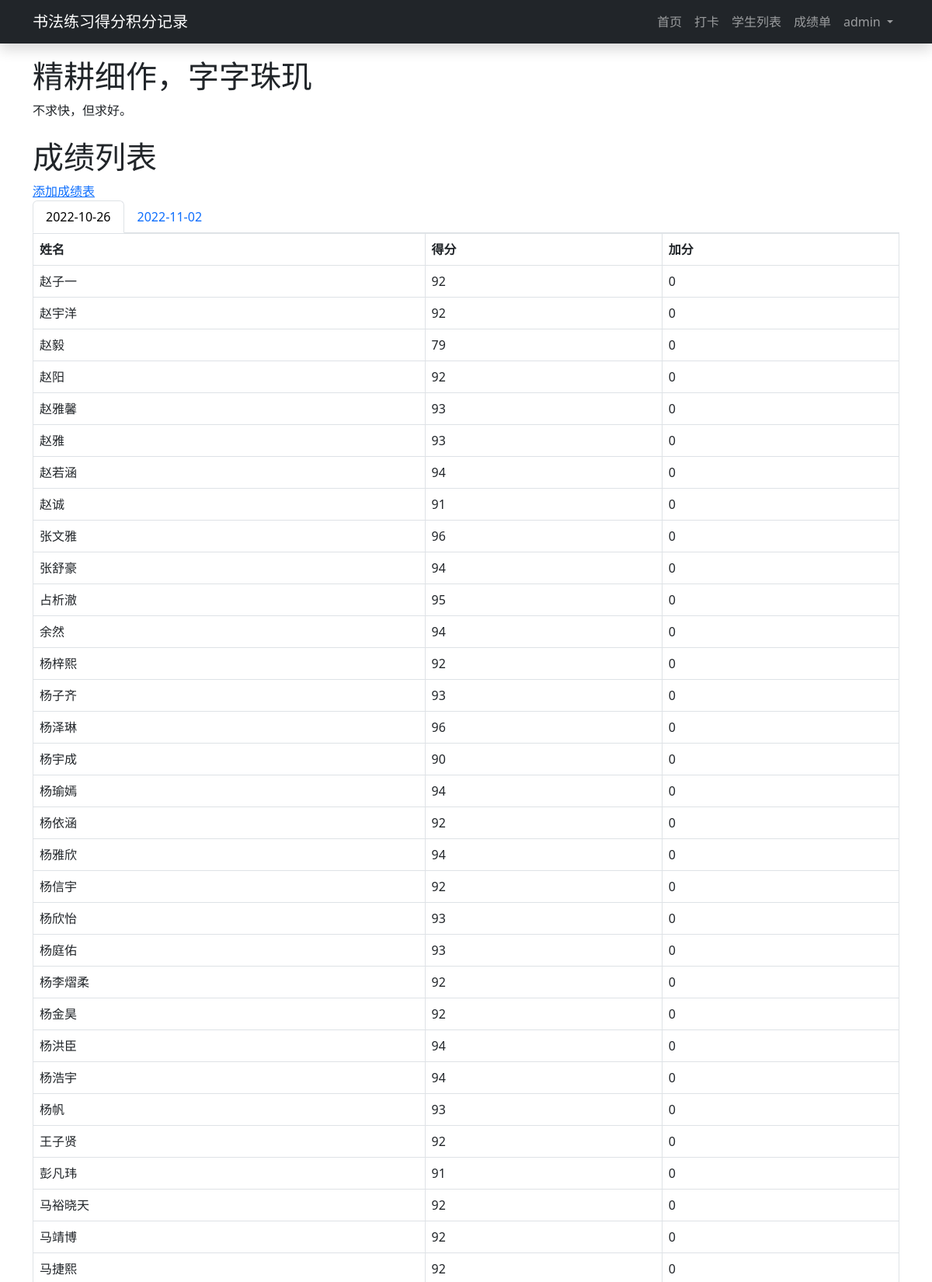
/score/ (signed in, upper part), run on the app's committed database.
### myapp/models.py (models this page shows, shortened)
class Score(models.Model):
    student = models.ForeignKey(Student, on_delete=models.CASCADE)
    score = models.IntegerField(null=True)
    add_score = models.IntegerField(default=0,null=True)  # 添加一个新的字段
    date = models.DateField()

class Student(models.Model):
    student_id = models.AutoField(primary_key=True)
    name = models.CharField(max_length=100)
    sex = models.CharField(max_length=10)
    age = models.IntegerField()
    Classes = models.ForeignKey(Classes, on_delete=models.CASCADE)
    user = models.ManyToManyField(User,through='StudentUser')
    last_checkin_date = models.DateField(null=True, blank=True)

### myapp/views.py (the view)
# urls.py: path('score/', score_list, name='score_list'), # 更新 score_list 路由
def score_list(request):
    scores = Score.objects.order_by('date').values('date').distinct()
    print(scores)
    score_list = {}
    for score in scores:
        date = score['date']
        score_list[date] = Score.objects.filter(date=date)
    return render(request, 'score_list.html', {'scores': score_list})

### myapp/templates/score_list.html (shortened to what this page needs)
{% extends 'base.html' %}
{% block content %}
  <h1>成绩列表</h1>
  <a href="{% url 'add_score' %}">添加成绩表</a>
  <ul class="nav nav-tabs">
    {% for date, score_list in scores.items %}
        <li class="nav-item">
            <a class="nav-link{% if forloop.first %} active{% endif %}" data-toggle="tab" href="#{{ date|date:'Y-m-d' }}">{{ date|date:'Y-m-d' }}</a>
        </li>
    {% endfor %}
</ul>
  <div class="tab-content">
    {% for date, score_list in scores.items %}
        <div class="tab-pane{% if forloop.first %} active{% endif %}" id="{{ date|date:'Y-m-d'  }}">
            <table class="table table-bordered">
                <thead>
                    <tr>
                        <th>姓名</th>
                        <th>得分</th>
                        <th>加分</th>
                    </tr>
                </thead>
                <tbody>
                    {% for score in score_list %}
                        <tr>
                            <td>{{ score.student.name }}</td>
                            <td>{{ score.score }}</td>
                            <td>{{ score.add_score }}</td>
                        </tr>
                    {% endfor %}
                </tbody>
            </table>
        </div>
    {% endfor %}
</div>
{% endblock %}

### myapp/templates/base.html (shortened to what this page needs)
<!DOCTYPE html>
<html lang="zh-CN">
<head>
    <script>{% load static %}</script>
    <link href="https://cdn.jsdelivr.net/npm/bootstrap@5.3.0-alpha3/dist/css/bootstrap.min.css" rel="stylesheet">
</head>
<body>
    <nav class="navbar navbar-expand-md navbar-dark bg-dark shadow">
        <div class="container">
        <a class="navbar-brand" href="/">书法练习得分积分记录</a>
        <div class="collapse navbar-collapse" id="navbarNav">
            <ul class="navbar-nav ms-auto">
                <li class="nav-item">
                    <a class="nav-link" href="/">首页</a>
                </li>
                <li class="nav-item active">
                    <a class="nav-link" href="{% url 'checkin' %}">打卡</a>
                </li>
                <li class="nav-item active">
                    <a class="nav-link" href="{% url 'student_list' %}">学生列表</a>
                </li>
                <li class="nav-item">
                    <a class="nav-link" href="{% url 'score_list' %}">成绩单</a>
                </li>
               {% if user.is_authenticated %}
                <li class="nav-item dropdown">
                    <a class="nav-link dropdown-toggle" href="#" id="navbarDropdown" role="button" data-bs-toggle="dropdown" aria-expanded="false">
                        {{ user.username }}
                    </a>
                </li>
    {% endif %}
            </ul>
        </div>
    </div>
    </nav>
    <div class="container mt-4">
        <h1>精耕细作，字字珠玑</h1>
        <p>不求快，但求好。 </p>
        </div>
        <div class="container mt-4">
            {% block content %}
            {% endblock %}
        </div>
</body>
</html>

### myapp/templates/base.html (style rules this page uses)
body { padding-top: 50px; }
nav { position: fixed; top: 0; left: 0; right: 0; z-index: 9999; }
.navbar { position: fixed; top: 0; width: 100%; -webkit-box-shadow: 0 2px 4px rgba(0, 0, 0, 0.2); box-shadow: 0 2px 4px rgba(0, 0, 0, 0.2); }

### data on the page
Score: student.name "赵子一", score "92", add_score "0"
Score: student.name "赵宇洋", score "92", add_score "0"
Score: student.name "赵毅", score "79", add_score "0"
Score: student.name "赵阳", score "92", add_score "0"
Score: student.name "赵雅馨", score "93", add_score "0"
Score: student.name "赵雅", score "93", add_score "0"
Score: student.name "赵若涵", score "94", add_score "0"
Score: student.name "赵诚", score "91", add_score "0"
Score: student.name "张文雅", score "96", add_score "0"
Score: student.name "张舒豪", score "94", add_score "0"
Score: student.name "占析澈", score "95", add_score "0"
Score: student.name "余然", score "94", add_score "0"
Score: student.name "杨梓熙", score "92", add_score "0"
Score: student.name "杨子齐", score "93", add_score "0"
Score: student.name "杨泽琳", score "96", add_score "0"
Score: student.name "杨宇成", score "90", add_score "0"
Score: student.name "杨瑜嫣", score "94", add_score "0"
Score: student.name "杨依涵", score "92", add_score "0"
Score: student.name "杨雅欣", score "94", add_score "0"
Score: student.name "杨信宇", score "92", add_score "0"
Score: student.name "杨欣怡", score "93", add_score "0"
Score: student.name "杨庭佑", score "93", add_score "0"
Score: student.name "杨李熠柔", score "92", add_score "0"
Score: student.name "杨金昊", score "92", add_score "0"
Score: student.name "杨洪臣", score "94", add_score "0"
Score: student.name "杨浩宇", score "94", add_score "0"
Score: student.name "杨帆", score "93", add_score "0"
Score: student.name "王子贤", score "92", add_score "0"
Score: student.name "彭凡玮", score "91", add_score "0"
Score: student.name "马裕晓天", score "92", add_score "0"
Score: student.name "马靖博", score "92", add_score "0"
Score: student.name "马捷熙", score "92", add_score "0"

### other printed values
{{ user.username }} "admin"
{{ date|date:'Y-m-d' }} "2022-10-26" "2022-11-02"
